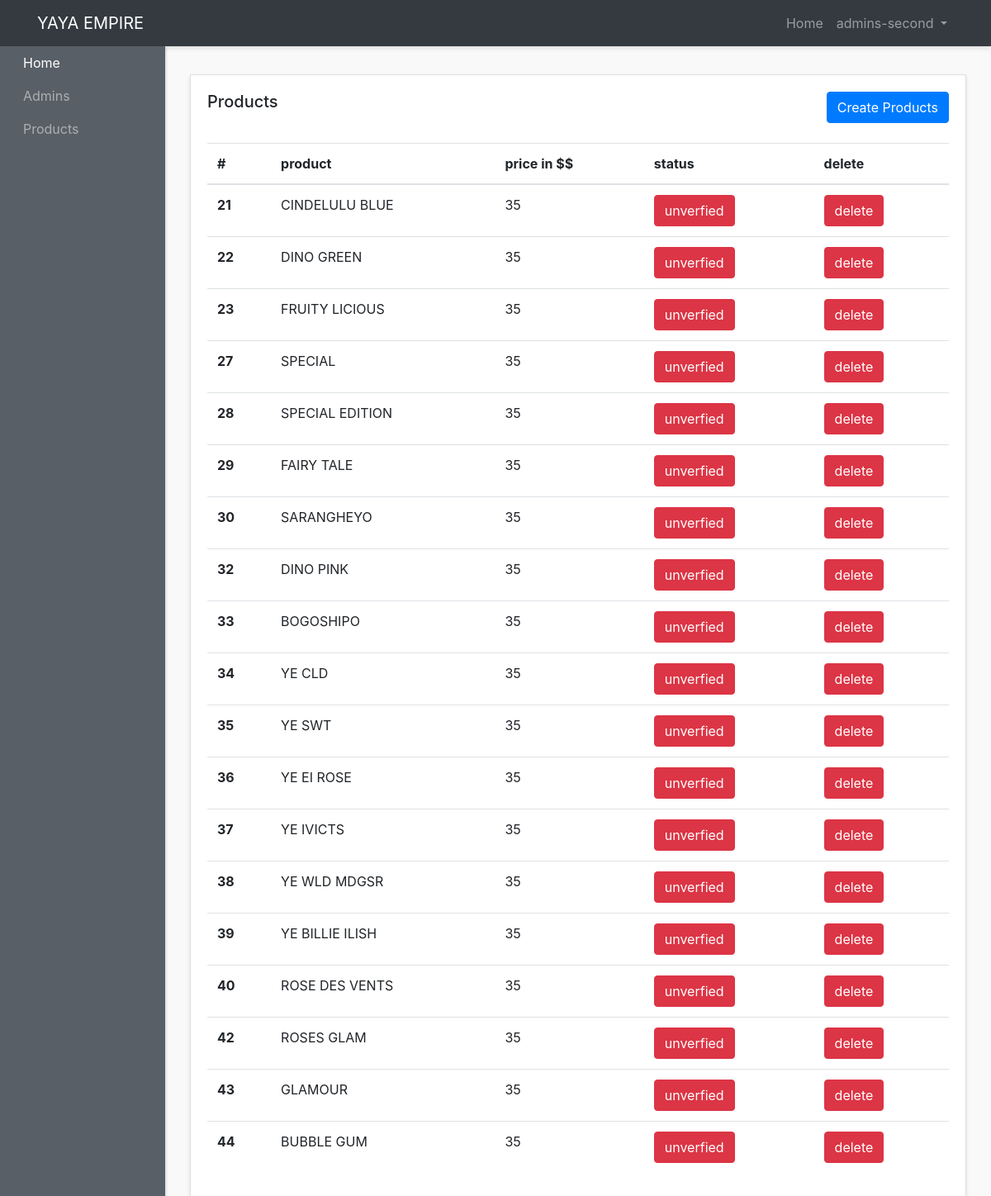
The app's page /admin-panel/products-admins/show-products.php (signed in) with its own data.
### tables this page shows
CREATE TABLE `products` (
  `id` int(3) NOT NULL,
  `name` varchar(200) NOT NULL,
  `image` varchar(200) NOT NULL,
  `price` int(3) NOT NULL,
  `file` text NOT NULL,
  `description` text NOT NULL,
  `status` int(1) NOT NULL DEFAULT 1,
  `category_id` int(3) NOT NULL,
  `created_at` timestamp NOT NULL DEFAULT current_timestamp()
);

### admin-panel/products-admins/show-products.php (the view, shortened to what this page needs)
<?php require "../layouts/header.php"; ?>
<?php require "../../config/config.php"; ?>
<?php
    $select = $conn->query("SELECT * FROM products");
    $select->execute();
    $products = $select->fetchAll(PDO::FETCH_OBJ);
?>
      <div class="row">
        <div class="col">
          <div class="card">
            <div class="card-body">
              <h5 class="card-title mb-4 d-inline">Products</h5>
              <a  href="<?php echo ADMINURL; ?>/products-admins/create-products.php" class="btn btn-primary mb-4 text-center float-right">Create Products</a>
              <table class="table">
                <thead>
                  <tr>
                    <th scope="col">#</th>
                    <th scope="col">product</th>
                    <th scope="col">price in $$</th>
                    <th scope="col">status</th>
                    <th scope="col">delete</th>
                  </tr>
                </thead>
                <tbody>
                <?php foreach($products as $product) : ?>
                  <tr>
                    <th scope="row"><?php echo $product->id; ?></th>
                    <td><?php echo $product->name; ?></td>
                    <td><?php echo $product->price; ?></td>
                    <?php if($product->status > 0) : ?>
                      <td><a href="<?php echo ADMINURL; ?>/products-admins/status.php?id=<?php echo $product->id; ?>&status=<?php echo $product->status; ?>" class="btn btn-danger  text-center ">unverfied</a></td>
                    <?php else : ?>
                      <td><a href="<?php echo ADMINURL; ?>/products-admins/status.php?id=<?php echo $product->id; ?>&status=<?php echo $product->status; ?>" class="btn btn-success  text-center ">verfied</a></td>
                    <?php endif; ?>
                    <td><a href="<?php echo ADMINURL; ?>/products-admins/delete-products.php?id=<?php echo $product->id; ?>" class="btn btn-danger  text-center ">delete</a></td>
                  </tr>
                <?php endforeach; ?>
                </tbody>
              </table>
            </div>
          </div>
        </div>
      </div>
<?php require "../layouts/footer.php"; ?>

### admin-panel/styles/style.css (style rules this page uses)
body { background:#f9f9f9; }
.card { margin-bottom: 15px; border-radius:0; box-shadow: 0 3px 5px rgba(0,0,0,.1); }

### records on screen
products: id "21", name "CINDELULU BLUE", price "35"
products: id "22", name "DINO GREEN", price "35"
products: id "23", name "FRUITY LICIOUS", price "35"
products: id "27", name "SPECIAL", price "35"
products: id "28", name "SPECIAL EDITION", price "35"
products: id "29", name "FAIRY TALE", price "35"
products: id "30", name "SARANGHEYO", price "35"
products: id "32", name "DINO PINK", price "35"
products: id "33", name "BOGOSHIPO", price "35"
products: id "34", name "YE CLD", price "35"
products: id "35", name "YE SWT", price "35"
products: id "36", name "YE EI ROSE", price "35"
products: id "37", name "YE IVICTS", price "35"
products: id "38", name "YE WLD MDGSR", price "35"
products: id "39", name "YE BILLIE ILISH", price "35"
products: id "40", name "ROSE DES VENTS", price "35"
products: id "42", name "ROSES GLAM", price "35"
products: id "43", name "GLAMOUR", price "35"
products: id "44", name "BUBBLE GUM", price "35"

### other values on screen
$_SESSION['adminname'] "admins-second"
